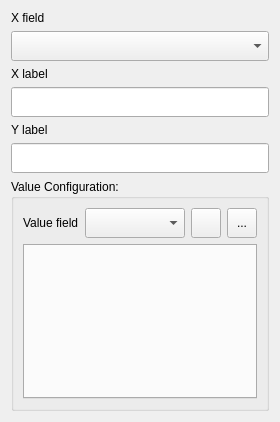
<?xml version="1.0" encoding="UTF-8"?>
<ui version="4.0">
 <class>VerticalBarGraphSettings</class>
 <widget class="QWidget" name="VerticalBarGraphSettings">
  <property name="geometry">
   <rect>
    <x>0</x>
    <y>0</y>
    <width>275</width>
    <height>422</height>
   </rect>
  </property>
  <property name="windowTitle">
   <string>Vertical Bar Graph Settings</string>
  </property>
  <layout class="QGridLayout" name="gridLayout">
   <item row="6" column="0">
    <widget class="QLabel" name="label_2">
     <property name="text">
      <string>Y label</string>
     </property>
    </widget>
   </item>
   <item row="5" column="0">
    <widget class="QLineEdit" name="txt_x_label">
     <property name="minimumSize">
      <size>
       <width>0</width>
       <height>30</height>
      </size>
     </property>
     <property name="maxLength">
      <number>100</number>
     </property>
    </widget>
   </item>
   <item row="2" column="0">
    <widget class="QLabel" name="label_3">
     <property name="text">
      <string>X field</string>
     </property>
    </widget>
   </item>
   <item row="4" column="0">
    <widget class="QLabel" name="label_4">
     <property name="text">
      <string>X label</string>
     </property>
    </widget>
   </item>
   <item row="3" column="0">
    <widget class="QComboBox" name="cbo_x_field">
     <property name="minimumSize">
      <size>
       <width>0</width>
       <height>30</height>
      </size>
     </property>
    </widget>
   </item>
   <item row="7" column="0">
    <widget class="QLineEdit" name="txt_y_label">
     <property name="minimumSize">
      <size>
       <width>0</width>
       <height>30</height>
      </size>
     </property>
     <property name="maxLength">
      <number>100</number>
     </property>
    </widget>
   </item>
   <item row="8" column="0">
    <widget class="QGroupBox" name="groupBox">
     <property name="title">
      <string>Value Configuration:</string>
     </property>
     <layout class="QGridLayout" name="gridLayout_2">
      <item row="0" column="0">
       <widget class="QLabel" name="label">
        <property name="maximumSize">
         <size>
          <width>80</width>
          <height>16777215</height>
         </size>
        </property>
        <property name="text">
         <string>Value field</string>
        </property>
       </widget>
      </item>
      <item row="0" column="1">
       <widget class="QComboBox" name="cbo_value_field">
        <property name="minimumSize">
         <size>
          <width>100</width>
          <height>30</height>
         </size>
        </property>
       </widget>
      </item>
      <item row="0" column="2">
       <widget class="QToolButton" name="btn_add_value_field">
        <property name="minimumSize">
         <size>
          <width>30</width>
          <height>30</height>
         </size>
        </property>
        <property name="text">
         <string/>
        </property>
        <property name="icon">
         <iconset resource="../../resources.qrc">
          <normaloff>:/plugins/stdm/images/icons/add.png</normaloff>:/plugins/stdm/images/icons/add.png</iconset>
        </property>
       </widget>
      </item>
      <item row="0" column="3">
       <widget class="QToolButton" name="btn_reset_value_fields">
        <property name="minimumSize">
         <size>
          <width>30</width>
          <height>30</height>
         </size>
        </property>
        <property name="text">
         <string>...</string>
        </property>
        <property name="icon">
         <iconset resource="../../resources.qrc">
          <normaloff>:/plugins/stdm/images/icons/reset.png</normaloff>:/plugins/stdm/images/icons/reset.png</iconset>
        </property>
       </widget>
      </item>
      <item row="1" column="0" colspan="4">
       <widget class="QTabWidget" name="tb_value_config">
        <property name="minimumSize">
         <size>
          <width>0</width>
          <height>120</height>
         </size>
        </property>
        <property name="tabsClosable">
         <bool>true</bool>
        </property>
        <property name="movable">
         <bool>true</bool>
        </property>
       </widget>
      </item>
     </layout>
    </widget>
   </item>
  </layout>
 </widget>
 <resources>
  <include location="../../resources.qrc"/>
 </resources>
 <connections/>
</ui>
